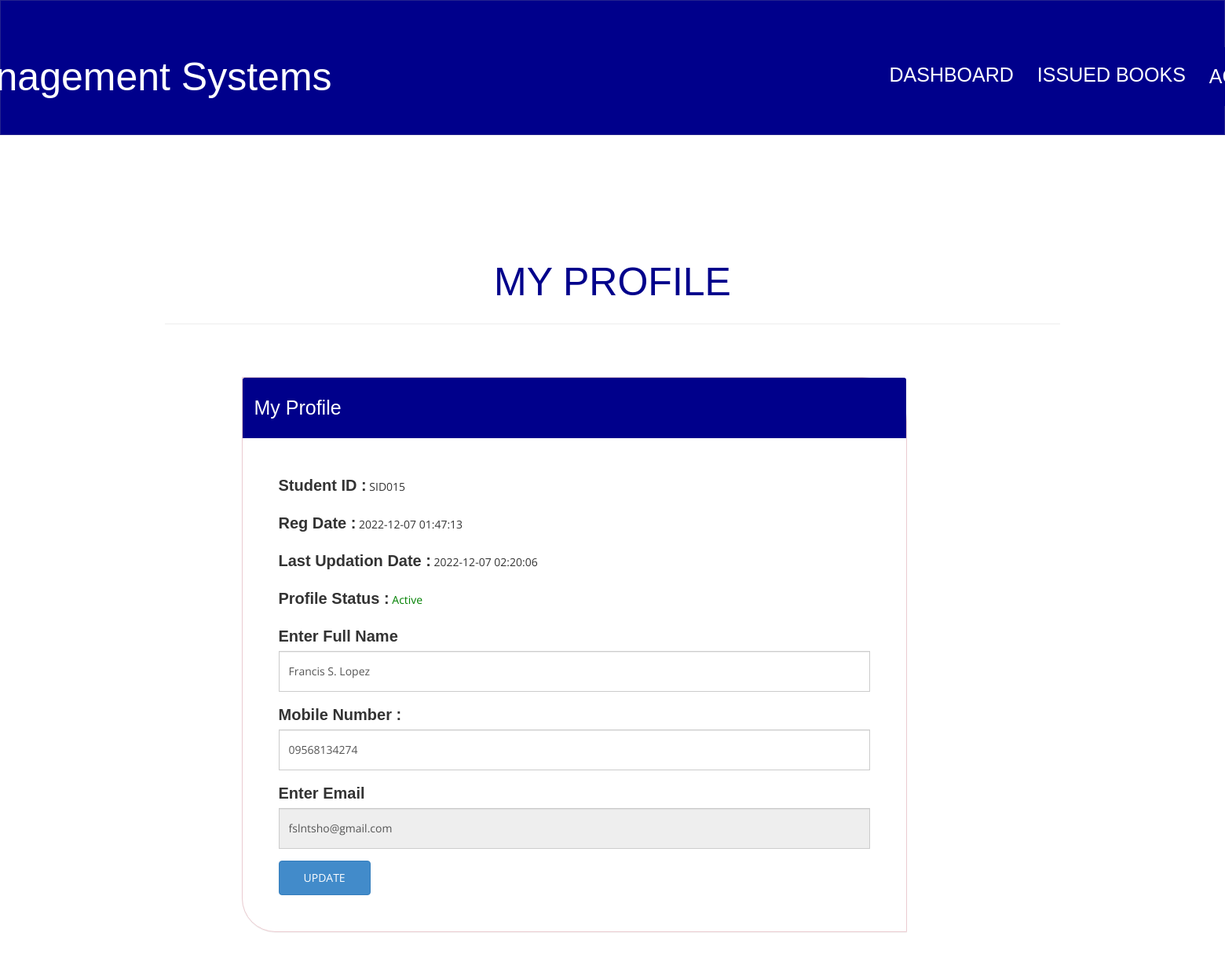
The page /my-profile.php (signed in) on the database its author committed.
### tables this page shows
CREATE TABLE `tblstudents` (
  `id` int(11) NOT NULL,
  `StudentId` varchar(100) DEFAULT NULL,
  `FullName` varchar(120) DEFAULT NULL,
  `EmailId` varchar(120) DEFAULT NULL,
  `MobileNumber` char(11) DEFAULT NULL,
  `Password` varchar(120) DEFAULT NULL,
  `Status` int(1) DEFAULT NULL,
  `RegDate` timestamp NULL DEFAULT current_timestamp(),
  `UpdationDate` timestamp NULL DEFAULT NULL ON UPDATE current_timestamp()
);

### my-profile.php (the view, shortened to what this page needs)
<?php
include('includes/config.php');
if(strlen($_SESSION['login'])==0)
    {
header('location:index.php');
}
else{
?>
<!DOCTYPE html>
<html xmlns="http://www.w3.org/1999/xhtml">
<head>
    <link href="assets/css/bootstrap.css" rel="stylesheet" />
    <link href="assets/css/font-awesome.css" rel="stylesheet" />
    <link href="assets/css/style.css" rel="stylesheet" />
</head>
<body>
<?php include('includes/header.php');?>
    <div class="content-wrapper">
         <div class="container">
        <div class="row pad-botm">
            <div class="col-md-12">
                <h4 class="header-line">My Profile</h4>
                            </div>
        </div>
             <div class="row">
<div class="col-md-9 col-md-offset-1">
               <div class="panel panel-danger">
                        <div class="panel-heading">
                           My Profile
                        </div>
                        <div class="panel-body">
                            <form name="signup" method="post">
<?php
$sid=$_SESSION['stdid'];
$sql="SELECT StudentId,FullName,EmailId,MobileNumber,RegDate,UpdationDate,Status from  tblstudents  where StudentId=:sid ";
$query = $dbh -> prepare($sql);
$query-> bindParam(':sid', $sid, PDO::PARAM_STR);
$query->execute();
$results=$query->fetchAll(PDO::FETCH_OBJ);
if($query->rowCount() > 0)
{
foreach($results as $result)
{               ?>
<div class="form-group">
<label>Student ID : </label>
<?php echo htmlentities($result->StudentId);?>
</div>
<div class="form-group">
<label>Reg Date : </label>
<?php echo htmlentities($result->RegDate);?>
</div>
<?php if($result->UpdationDate!=""){?>
<div class="form-group">
<label>Last Updation Date : </label>
<?php echo htmlentities($result->UpdationDate);?>
</div>
<?php } ?>
<div class="form-group">
<label>Profile Status : </label>
<?php if($result->Status==1){?>
<span style="color: green">Active</span>
<?php } else { ?>
<span style="color: red">Blocked</span>
<?php }?>
</div>
<div class="form-group">
<label>Enter Full Name</label>
<input class="form-control" type="text" name="fullanme" value="<?php echo htmlentities($result->FullName);?>" autocomplete="off" required />
</div>
<div class="form-group">
<label>Mobile Number :</label>
<input class="form-control" type="text" name="mobileno" maxlength="10" value="<?php echo htmlentities($result->MobileNumber);?>" autocomplete="off" required />
</div>
<div class="form-group">
<label>Enter Email</label>
<input class="form-control" type="email" name="email" id="emailid" value="<?php echo htmlentities($result->EmailId);?>"  autocomplete="off" required readonly />
</div>
<?php }} ?>
<button type="submit" name="update" class="btn btn-primary" id="submit">UPDATE</button>
                                    </form>
                            </div>
                        </div>
                            </div>
        </div>
    </div>
    </div>
</body>
</html>
<?php } ?>

### assets/css/style.css (style rules this page uses)
.content-wrapper { margin-top: 121px; min-height:800px; padding-bottom:90px; }
.header-line { font-family: Impact, Haettenschweiler, 'Arial Narrow Bold', sans-serif; color: darkblue; font-size: 50px; padding-bottom:25px; border-bottom:1px solid #eeeeee; text-transform:uppercase; text-align: center; }
.pad-botm { padding-bottom: -30%; }

### rows shown on the page
tblstudents: StudentId "SID015", RegDate "2022-12-07 01:47:13", UpdationDate "2022-12-07 02:20:06", Status "Active", fullanme "Francis S. Lopez", mobileno "09568134274", email "fslntsho@gmail.com"
